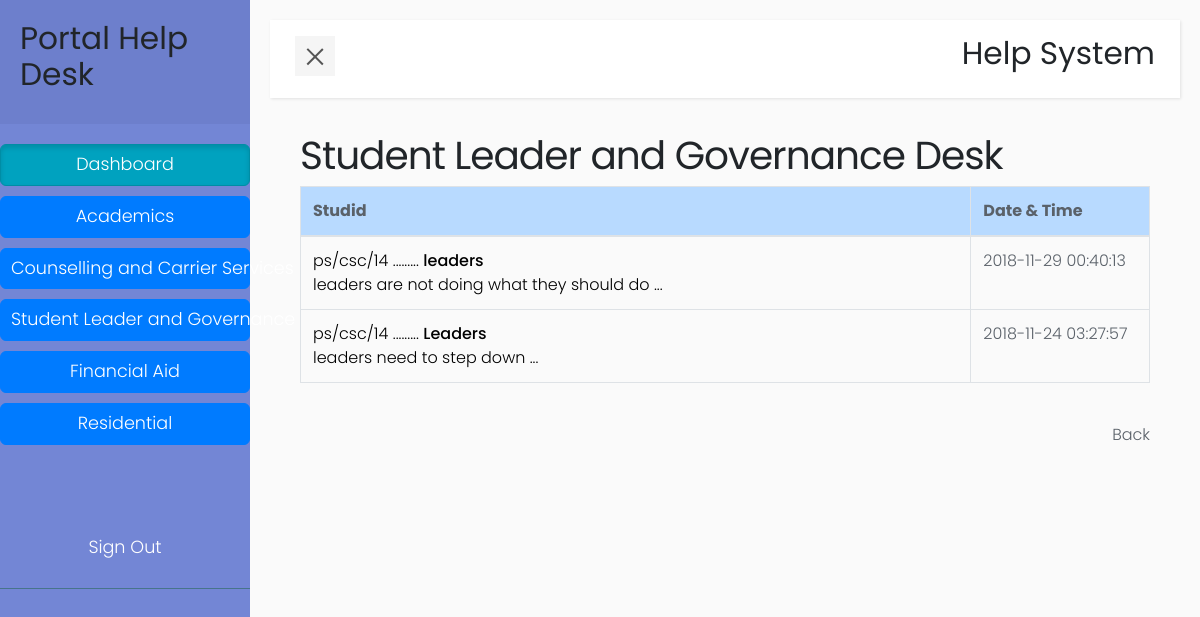
Page /admin/message_topic.php?id=Student Leader and Governance on the committed database.
### tables this page shows
CREATE TABLE `chatdb` (
  `id` int(11) NOT NULL,
  `studid` varchar(25) NOT NULL,
  `subject` char(40) NOT NULL,
  `message_sent` text NOT NULL,
  `message_reply_id` int(11) NOT NULL DEFAULT '0',
  `topic` text NOT NULL,
  `activity` timestamp NOT NULL DEFAULT CURRENT_TIMESTAMP
);

### admin/message_topic.php (the view, shortened to what this page needs)
<?php
include 'header.php';
 ?>
 <body>
 	<?php
 	include 'nav.php';
 	 ?>
        <div class="col-md-12 d-none d-md-block">
        <div  class="col-md-12">
        	<h2><?php
        	$subject = $_GET['id'];
        	 echo $subject; ?> Desk</h2>
				<table class="table table-bordered table-hover">
					<thead>
						<tr class="table-primary" >
							<th width="75%">Studid</th>
							<th width="20%">Date & Time</th>
						</tr>
					</thead>
					<?php
					$subject = $_GET['id'];
					$sql1 = "SELECT DISTINCT topic, studid, message_sent, id, activity FROM chatdb WHERE subject = '$subject' AND studid ='ps/csc/14'AND message_reply_id = '0' ORDER BY activity DESC";
					  $row = mysqli_query($dbcon, $sql1);
					 ?>
					<tbody>
						<?php while($message_topic = mysqli_fetch_assoc($row)): ?>
						<tr>
							<td><a style="color: black;" href="message/admin_message.php?id=<?php echo $message_topic['id'];?>"><?php echo $message_topic['studid']; ?> ......... <b><?php echo $message_topic['topic']; ?></b> <br> <?php echo $message_topic['message_sent']; ?> ...</a></td>
							<td><?php echo $message_topic['activity']; ?></td>
						</tr>
						<?php endwhile; ?>
					</tbody>
				</table>
				<br>
				<div style="text-align: right;">
					<a href="index.php">Back</a>
				</div>
 			</div>
 		</div>
 	<?php
    include 'footer.php';
     ?>

### css/style5.css (style rules this page uses)
body { font-family: 'Poppins', sans-serif; background: #fafafa; }
a, a:hover, a:focus { color: inherit; text-decoration: none; transition: all 0.3s; }

### admin/header.php (style rules this page uses)
body { position: relative; }

### admin/nav.php (style rules this page uses)
body { position: relative; }

### rows in the picture
chatdb: studid "ps/csc/14", topic "leaders", message_sent "leaders are not doing what they should do", activity "2018-11-29 00:40:13"
chatdb: studid "ps/csc/14", topic "Leaders", message_sent "leaders need to step down", activity "2018-11-24 03:27:57"

### other values in the picture
$message_topic['subject'] "Academics"
$message_topic['subject'] "Counselling and Carrier Services"
$message_topic['subject'] "Student Leader and Governance"
$message_topic['subject'] "Financial Aid"
$message_topic['subject'] "Residential"
$subject "Student Leader and Governance"
